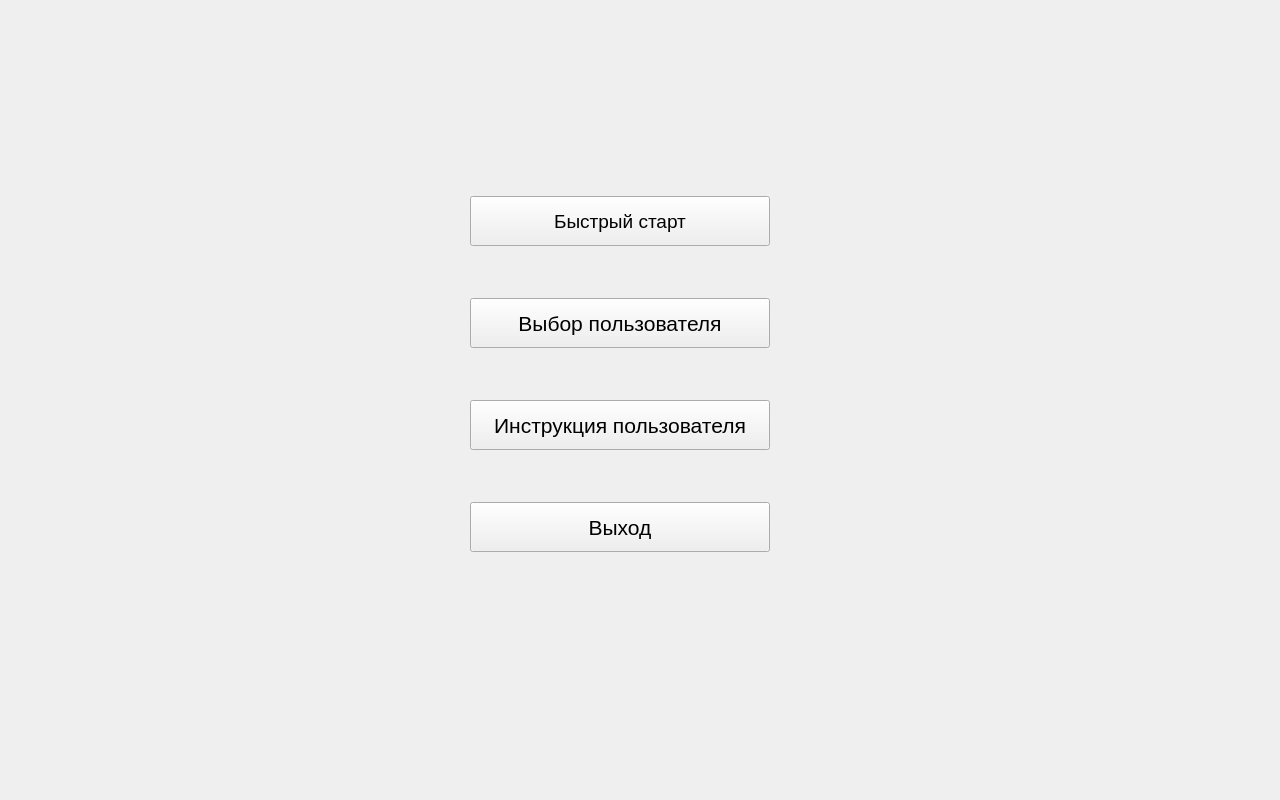
<?xml version="1.0" encoding="UTF-8"?>
<ui version="4.0">
 <class>StartPage</class>
 <widget class="QWidget" name="StartPage">
  <property name="geometry">
   <rect>
    <x>0</x>
    <y>0</y>
    <width>1280</width>
    <height>800</height>
   </rect>
  </property>
  <property name="windowTitle">
   <string>Form</string>
  </property>
  <widget class="QWidget" name="layoutWidget">
   <property name="geometry">
    <rect>
     <x>470</x>
     <y>150</y>
     <width>302</width>
     <height>451</height>
    </rect>
   </property>
   <layout class="QVBoxLayout" name="verticalLayout_3">
    <item>
     <widget class="QPushButton" name="pushButton_fast_start">
      <property name="minimumSize">
       <size>
        <width>300</width>
        <height>50</height>
       </size>
      </property>
      <property name="maximumSize">
       <size>
        <width>300</width>
        <height>50</height>
       </size>
      </property>
      <property name="font">
       <font>
        <pointsize>14</pointsize>
       </font>
      </property>
      <property name="text">
       <string>Быстрый старт</string>
      </property>
     </widget>
    </item>
    <item>
     <widget class="QPushButton" name="pushButton_select_user">
      <property name="minimumSize">
       <size>
        <width>300</width>
        <height>50</height>
       </size>
      </property>
      <property name="maximumSize">
       <size>
        <width>300</width>
        <height>50</height>
       </size>
      </property>
      <property name="font">
       <font>
        <pointsize>16</pointsize>
       </font>
      </property>
      <property name="text">
       <string>Выбор пользователя</string>
      </property>
     </widget>
    </item>
    <item>
     <widget class="QPushButton" name="pushButton_users_manual">
      <property name="minimumSize">
       <size>
        <width>300</width>
        <height>50</height>
       </size>
      </property>
      <property name="maximumSize">
       <size>
        <width>300</width>
        <height>50</height>
       </size>
      </property>
      <property name="font">
       <font>
        <pointsize>16</pointsize>
       </font>
      </property>
      <property name="text">
       <string>Инструкция пользователя</string>
      </property>
     </widget>
    </item>
    <item>
     <widget class="QPushButton" name="pushButton_exit">
      <property name="minimumSize">
       <size>
        <width>300</width>
        <height>50</height>
       </size>
      </property>
      <property name="maximumSize">
       <size>
        <width>300</width>
        <height>50</height>
       </size>
      </property>
      <property name="font">
       <font>
        <pointsize>16</pointsize>
       </font>
      </property>
      <property name="text">
       <string>Выход</string>
      </property>
     </widget>
    </item>
   </layout>
  </widget>
 </widget>
 <resources/>
 <connections/>
</ui>
